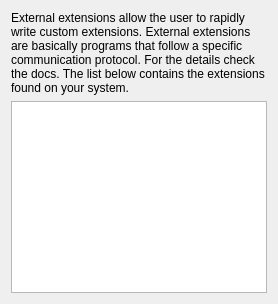
<?xml version="1.0" encoding="UTF-8"?>
<ui version="4.0">
 <class>ExternalExtensions::ConfigWidget</class>
 <widget class="QWidget" name="ExternalExtensions::ConfigWidget">
  <layout class="QVBoxLayout">
   <item>
    <widget class="QLabel" name="label">
     <property name="text">
      <string>&lt;html&gt;
&lt;head/&gt;
&lt;body&gt;
&lt;p&gt;External extensions allow the user to rapidly write custom extensions. External extensions are basically programs that follow a specific communication protocol. For the details check the docs. The list below contains the extensions found on your system.
&lt;/p&gt;
&lt;/body&gt;
&lt;/html&gt;</string>
     </property>
     <property name="wordWrap">
      <bool>true</bool>
     </property>
     <property name="openExternalLinks">
      <bool>true</bool>
     </property>
    </widget>
   </item>
   <item>
    <widget class="QTableView" name="tableView">
     <property name="alternatingRowColors">
      <bool>true</bool>
     </property>
     <property name="selectionMode">
      <enum>QAbstractItemView::SingleSelection</enum>
     </property>
     <property name="selectionBehavior">
      <enum>QAbstractItemView::SelectRows</enum>
     </property>
     <property name="textElideMode">
      <enum>Qt::ElideLeft</enum>
     </property>
     <property name="showGrid">
      <bool>false</bool>
     </property>
     <property name="wordWrap">
      <bool>false</bool>
     </property>
     <attribute name="horizontalHeaderHighlightSections">
      <bool>false</bool>
     </attribute>
     <attribute name="horizontalHeaderStretchLastSection">
      <bool>true</bool>
     </attribute>
     <attribute name="verticalHeaderVisible">
      <bool>false</bool>
     </attribute>
    </widget>
   </item>
  </layout>
 </widget>
 <resources/>
 <connections/>
</ui>
